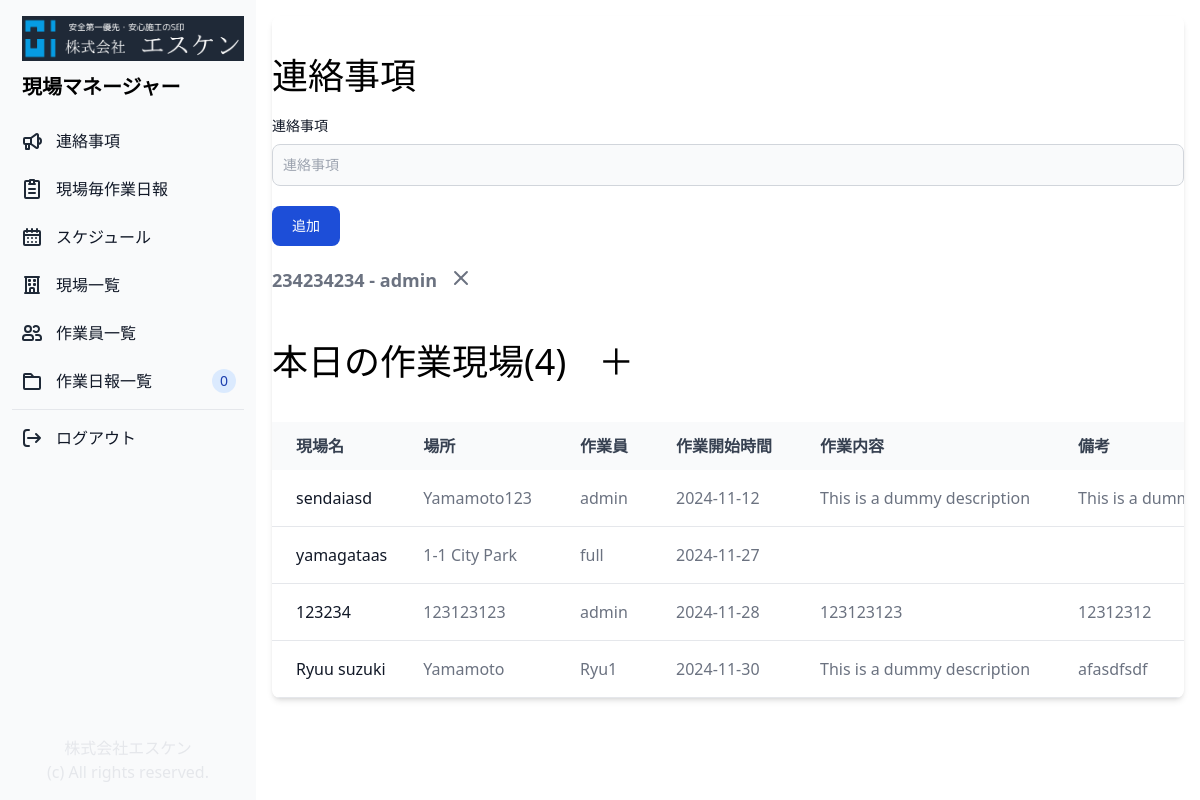
Page / (signed in) on the earlier database version.
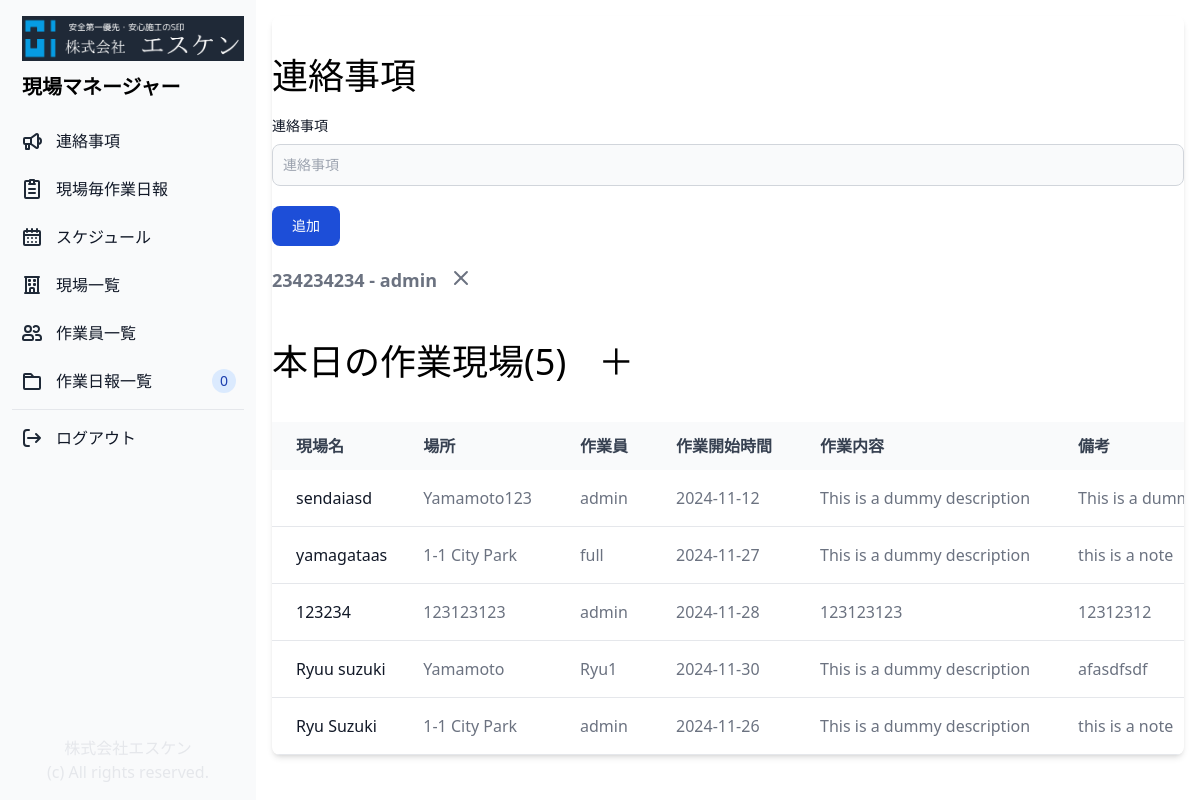
Same page on the later database version.
### genba/models.py (models this page shows, shortened)
class Notification(models.Model):
    author = models.ForeignKey(User, related_name="notification", on_delete=models.CASCADE)
    content = models.CharField(max_length=500)
    created_at = models.DateTimeField(auto_now=True)

class Genba(models.Model):
    COLORS = (
        ('#ff6961', '#ff6961'),
        ('#ffb480', '#ffb480'),
        ('#f8f38d', '#f8f38d'),
        ('#42d6a4', '#42d6a4'),
        ('#08cad1', '#08cad1'),
        ('#59adf6', '#59adf6'),
        ('#9d94ff', '#9d94ff'),
        ('#c780e8', '#c780e8'),
    )
    head_person = models.ForeignKey(Profile, related_name="head_person", on_delete=models.CASCADE, null=True)
    attendees = models.ManyToManyField(Profile, related_name="attendees", blank=True)
    name = models.CharField("Genba", max_length=255)
    client = models.CharField("Client", max_length=255)
    address = models.CharField("Address", max_length=255)
    color = models.CharField(max_length=30, choices=COLORS ,blank=True)
    job_description = models.CharField("Job description", max_length=255, blank=True, null=True)
    note = models.CharField("Note", max_length=255, blank=True, null=True)
    start_date = models.DateTimeField("Start date")
    end_date = models.DateTimeField("End date")
    is_active = models.BooleanField(default=True)
    created_at = models.DateTimeField(auto_now_add=True)

class Profile(models.Model):
    CONTRACT_TYPES = (
        ('元請', '元請'),
        ('正社員', '正社員'),
        ('管理', '管理'),
    )
    contract_type = models.CharField(max_length=50, choices=CONTRACT_TYPES, blank=True)
    user = models.OneToOneField(User, on_delete=models.CASCADE)
    fullname = models.CharField(max_length=20, blank=True)
    phone = models.CharField(max_length=20, blank=True)
    note = models.CharField(max_length=500, blank=True)
    is_active = models.BooleanField(default=True)
    created_at = models.DateTimeField(auto_now_add=True)
    updated_at = models.DateTimeField(auto_now=True)
    def __str__(self):
        return f"{self.fullname}"

### genba/views.py (the view)
# urls.py: path('', views.home, name="home"),
@login_required(login_url='/login_user/')
def home(request):
    if request.user.is_authenticated:
        if request.method == "POST":
            content = request.POST.get("content")
            author = User.objects.get(id=request.user.id)
            notification = Notification.objects.create(content=content, author=author)
            notification.save()
        genbas = Genba.objects.all()
        notifications = Notification.objects.all()
        reports = DailyReport.objects.all()
        return render(request, "home.html", {"genbas": genbas, "notifications": notifications})
    else:
        messages.success(request, "ログインしてください。")
        return redirect("login_user")

### genba/templates/home.html (shortened to what this page needs)
{% extends "base.html" %}
{% block content %}
<div class="p-4 sm:ml-64">
    <div class="relative overflow-x-auto shadow-md sm:rounded-lg">
        <div class="px-auto">
            <h1 class="text-4xl pt-10 pb-5">連絡事項</h1>
        </div>
        <form method="post" actio="{% url 'home' %}">
            <label for="message" class="block mb-2 text-sm font-medium text-gray-900 dark:text-white">連絡事項</label>
            <input id="content" name="content" rows="4"
                class="block p-2.5 w-full text-sm text-gray-900 bg-gray-50 rounded-lg border border-gray-300 focus:ring-blue-500 focus:border-blue-500"
                placeholder="連絡事項"></input>
            <button type="submit"
                class="inline-flex items-center px-5 py-2.5 mt-5 text-sm font-medium text-center text-white bg-blue-700 rounded-lg focus:ring-4 focus:ring-blue-200 dark:focus:ring-blue-900 hover:bg-blue-800">
                追加
            </button>
        </form>
        <ul class="mt-5 space-y-1 text-gray-500 mb-2 text-lg font-semibold">
            {% if notifications %}
            {% for n in notifications %}
            <li>
                <p class="flex">{{n.content}} - {{ n.author }}<a href="{% url 'delete_notification' n.id %}"><svg
                            class="w-6 h-6 dark:text-red-500 text-center ml-3" aria-hidden="true"
                            xmlns="http://www.w3.org/2000/svg" width="24" height="24" fill="none" viewBox="0 0 24 24">
                            <path stroke="currentColor" stroke-linecap="round" stroke-linejoin="round" stroke-width="2"
                                d="M6 18 17.94 6M18 18 6.06 6" />
                        </svg>
                    </a>
                </p>
            </li>
            {% endfor %}
            {% endif %}
        </ul>
        <div class="px-auto">
            <h1 class="text-4xl py-10">本日の作業現場({{ genbas.count }})<a class="pl-8" href="{% url 'add_genba' %}">＋</a>
            </h1>
        </div>
        <table class="w-full text-normal text-left rtl:text-right text-gray-500 dark:text-gray-400">
            <thead
                class="text-normal text-gray-700 uppercase bg-gray-50 whitespace-nowrap dark:bg-gray-700 dark:text-gray-400">
                <tr>
                    <th scope="col" class="px-6 py-3">
                        現場名
                    </th>
                    <th scope="col" class="px-6 py-3">
                        場所
                    </th>
                    <th scope="col" class="px-6 py-3">
                        作業員
                    </th>
                    <th scope="col" class="px-6 py-3">
                        作業開始時間
                    </th>
                    <th scope="col" class="px-6 py-3">
                        作業内容
                    </th>
                    <th scope="col" class="px-6 py-3">
                        備考
                    </th>
                </tr>
            </thead>
            <tbody>
                {% if genbas %}
                {% for genba in genbas %}
                <tr class="border-b">
                    <th scope="row" class="pl-6 pr-3 py-4 font-medium whitespace-nowrap text-gray-900">
                        <a href="{% url 'genba_details' genba.id %}">
                            {{ genba.name }}
                        </a>
                    </th>
                    <td class="px-6 py-4 whitespace-nowrap">
                        {{ genba.address }}
                    </td>
                    <td class="px-6 py-4 whitespace-nowrap">
                        {{ genba.head_person }}
                    </td>
                    <td class="px-6 py-4 whitespace-nowrap">
                        {{ genba.start_date | date:"Y-m-j" }}
                    </td>
                    <td class="px-6 py-4 whitespace-nowrap">
                        {{ genba.job_description }}
                    </td>
                    <td class="px-6 py-4 whitespace-nowrap">
                        {{ genba.note }}
                    </td>
                </tr>
                {% endfor %}
                {% endif %}
            </tbody>
        </table>
    </div>
</div>
{% endblock %}

### genba/templates/base.html (shortened to what this page needs)
{% load static %}
<!doctype html>
<html lang="en">
<head>
    <script src="https://cdn.tailwindcss.com"></script>
</head>
<body>
    {% include 'assets/sidebar.html' %}
    {% block content %}
    {% endblock content %}
</body>
</html>

### genba/templates/assets/sidebar.html (shortened to what this page needs)
{% load static %}
<aside id="sidebar"
    class="fixed top-0 left-0 z-40 w-64 h-screen transition-transform -translate-x-full sm:translate-x-0"
    aria-label="Sidebar">
    <div class="h-full px-3 py-4 bg-gray-50 dark:bg-gray-800">
        <div class="flex flex-col h-full justify-content-end">
            <a href=" {% url 'home' %}" class="flex items-center ps-2.5 mb-5">
                <span class="self-center font-semibold dark:text-white">
                    <img src="../static/images/esken_logo.png" class="mb-3" />
                    <p class="text-xl">
                        現場マネージャー
                    </p>
                </span>
            </a>
            <ul class="space-y-2 font-medium">
                <li>
                    <a href="{% url 'home' %}"
                        class="flex items-center p-2 text-gray-900 rounded-lg dark:text-white hover:bg-gray-100 dark:hover:bg-gray-700 group">
                        <span class="ms-3">連絡事項</span>
                    </a>
                </li>
                <li>
                    <a href="{% url 'add_report' %}"
                        class="flex items-center p-2 text-gray-900 rounded-lg dark:text-white hover:bg-gray-100 dark:hover:bg-gray-700 group">
                        <span class="ms-3">現場毎作業日報</span>
                    </a>
                </li>
                <li>
                    <a href="{% url 'schedule' %}"
                        class="flex items-center p-2 text-gray-900 rounded-lg dark:text-white hover:bg-gray-100 dark:hover:bg-gray-700 group">
                        <span class="flex-1 ms-3 whitespace-nowrap">スケジュール</span>
                    </a>
                </li>
                <li>
                    <a href="{% url 'genba_list' %}"
                        class="flex items-center p-2 text-gray-900 rounded-lg dark:text-white hover:bg-gray-100 dark:hover:bg-gray-700 group">
                        <span class="flex-1 ms-3 whitespace-nowrap">現場一覧</span>
                    </a>
                </li>
                <li>
                    <a href="{% url 'profile_list' %}"
                        class="flex items-center p-2 text-gray-900 rounded-lg dark:text-white hover:bg-gray-100 dark:hover:bg-gray-700 group">
                        <span class="flex-1 ms-3 whitespace-nowrap">作業員一覧</span>
                    </a>
                </li>
                <li>
                    <a href="{% url 'report_list' %}"
                        class="flex items-center p-2 text-gray-900 rounded-lg dark:text-white hover:bg-gray-100 dark:hover:bg-gray-700 group">
                        <span class="flex-1 ms-3 whitespace-nowrap">作業日報一覧
                        </span>
                        <span
                            class="inline-flex items-center justify-center w-3 h-3 p-3 ms-3 text-sm font-medium text-blue-800 bg-blue-100 rounded-full dark:bg-blue-900 dark:text-blue-300">0</span>
                    </a>
                </li>
                <hr />
                <li>
                    <a href="{% url 'logout_user' %}"
                        class="flex items-center p-2 text-gray-900 rounded-lg dark:text-white hover:bg-gray-100 dark:hover:bg-gray-700 group">
                        <span class="flex-1 ms-3 whitespace-nowrap">ログアウト</span>
                    </a>
                </li>
            </ul>
        </div>
        <p class="absolute bottom-10 right-0 left-0 text-center text-gray-200">株式会社エスケン</p>
        <p class="absolute bottom-4 right-0 left-0 text-center text-gray-200">(c) All rights reserved.</p>
    </div>
</aside>

Differences in the rows shown:
changed Genba "yamagataas": job_description (not shown) → "This is a dummy description"; note (not shown) → "this is a note"
added Genba: name "Ryu Suzuki", address "1-1 City Park", head_person "admin", start_date "2024-11-26", job_description "This is a dummy description", note "this is a note"
Other differences:
{{ genbas.count }}: "4" → "5"
